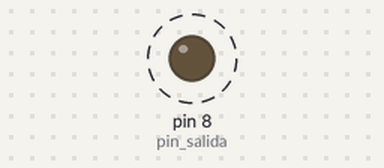
The sketch below on a simulated Arduino Uno, built with avr-gcc and run on an emulated ATmega328P. Parts: output pins drawn as LEDs (lit = HIGH). Dashed ring = blinking.

Above: at 0.2 s.
Timing chart, 0 to 3.0 s (numbered marks = the images above):
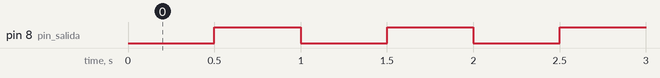

Measured:
- by itself, pin 8 (pin_salida): alternates HIGH for 0.50 s and LOW for 0.50 s

The sketch:

004_variables.ino
```cpp
int pin_salida = 8;
int tiempo_pausa = 500;
void setup() {
  pinMode(pin_salida,OUTPUT);
}

void loop() {
  delay(tiempo_pausa);
  digitalWrite(pin_salida,HIGH);
  delay(tiempo_pausa);
  digitalWrite(pin_salida,LOW);
}
```
